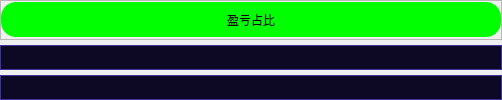
                      <widget class="QWidget" name="tab_4">
                       <attribute name="title">
                        <string>饼状图</string>
                       </attribute>
                       <layout class="QVBoxLayout" name="verticalLayout_49">
                        <property name="spacing">
                         <number>5</number>
                        </property>
                        <property name="leftMargin">
                         <number>0</number>
                        </property>
                        <property name="topMargin">
                         <number>0</number>
                        </property>
                        <property name="rightMargin">
                         <number>0</number>
                        </property>
                        <property name="bottomMargin">
                         <number>0</number>
                        </property>
                        <item>
                         <widget class="QFrame" name="frame_80">
                          <property name="minimumSize">
                           <size>
                            <width>0</width>
                            <height>40</height>
                           </size>
                          </property>
                          <property name="maximumSize">
                           <size>
                            <width>16777215</width>
                            <height>40</height>
                           </size>
                          </property>
                          <property name="frameShape">
                           <enum>QFrame::StyledPanel</enum>
                          </property>
                          <property name="frameShadow">
                           <enum>QFrame::Raised</enum>
                          </property>
                          <layout class="QHBoxLayout" name="horizontalLayout_45">
                           <property name="spacing">
                            <number>0</number>
                           </property>
                           <property name="leftMargin">
                            <number>0</number>
                           </property>
                           <property name="topMargin">
                            <number>0</number>
                           </property>
                           <property name="rightMargin">
                            <number>0</number>
                           </property>
                           <property name="bottomMargin">
                            <number>0</number>
                           </property>
                           <item>
                            <widget class="QPushButton" name="pushButton_account_manage_7">
                             <property name="minimumSize">
                              <size>
                               <width>500</width>
                               <height>35</height>
                              </size>
                             </property>
                             <property name="maximumSize">
                              <size>
                               <width>1000</width>
                               <height>16777215</height>
                              </size>
                             </property>
                             <property name="styleSheet">
                              <string notr="true">QPushButton{	
	background-color: rgb(0, 255, 0);
	font: 700 20pt &quot;等线&quot;;
	border-radius: 15px;
}
QPushButton:hover{
	border: 3px solid rgb(255, 200, 0);  
}
QPushButton:pressed{
	color: green;
	border-color: rgb(255, 0, 0);
    background-color: rgb(255, 255, 0);
}
QPushButton:disabled{
	color: rgb(31, 31, 31);
    background-color: rgb(152, 152, 152);
}</string>
                             </property>
                             <property name="text">
                              <string>盈亏占比</string>
                             </property>
                            </widget>
                           </item>
                          </layout>
                         </widget>
                        </item>
                        <item>
                         <widget class="QFrame" name="frame_82">
                          <property name="styleSheet">
                           <string notr="true">QFrame {
	background-color: rgb(13, 9, 36);
	border: 1px solid rgb(65, 51, 156);
	border-radius: 15px;
}
QFrame:hover {
	border: 2px solid rgb(255, 85, 0);
}</string>
                          </property>
                          <property name="frameShape">
                           <enum>QFrame::StyledPanel</enum>
                          </property>
                          <property name="frameShadow">
                           <enum>QFrame::Raised</enum>
                          </property>
                          <widget class="QLabel" name="label_14">
                           <property name="geometry">
                            <rect>
                             <x>360</x>
                             <y>250</y>
                             <width>500</width>
                             <height>40</height>
                            </rect>
                           </property>
                           <property name="minimumSize">
                            <size>
                             <width>500</width>
                             <height>40</height>
                            </size>
                           </property>
                           <property name="styleSheet">
                            <string notr="true">font: 700 16pt &quot;等线&quot;;
color: rgb(255, 0, 127);
border: none;</string>
                           </property>
                           <property name="text">
                            <string>图表功能还没做出来，后续会更新</string>
                           </property>
                          </widget>
                         </widget>
                        </item>
                        <item>
                         <widget class="QFrame" name="frame_81">
                          <property name="maximumSize">
                           <size>
                            <width>16777215</width>
                            <height>100</height>
                           </size>
                          </property>
                          <property name="styleSheet">
                           <string notr="true">QFrame {
	background-color: rgb(13, 9, 36);
	border: 1px solid rgb(65, 51, 156);
	border-radius: 15px;
}
QFrame:hover {
	border: 2px solid rgb(255, 85, 0);
}</string>
                          </property>
                          <property name="frameShape">
                           <enum>QFrame::StyledPanel</enum>
                          </property>
                          <property name="frameShadow">
                           <enum>QFrame::Raised</enum>
                          </property>
                         </widget>
                        </item>
                       </layout>
                      </widget>
